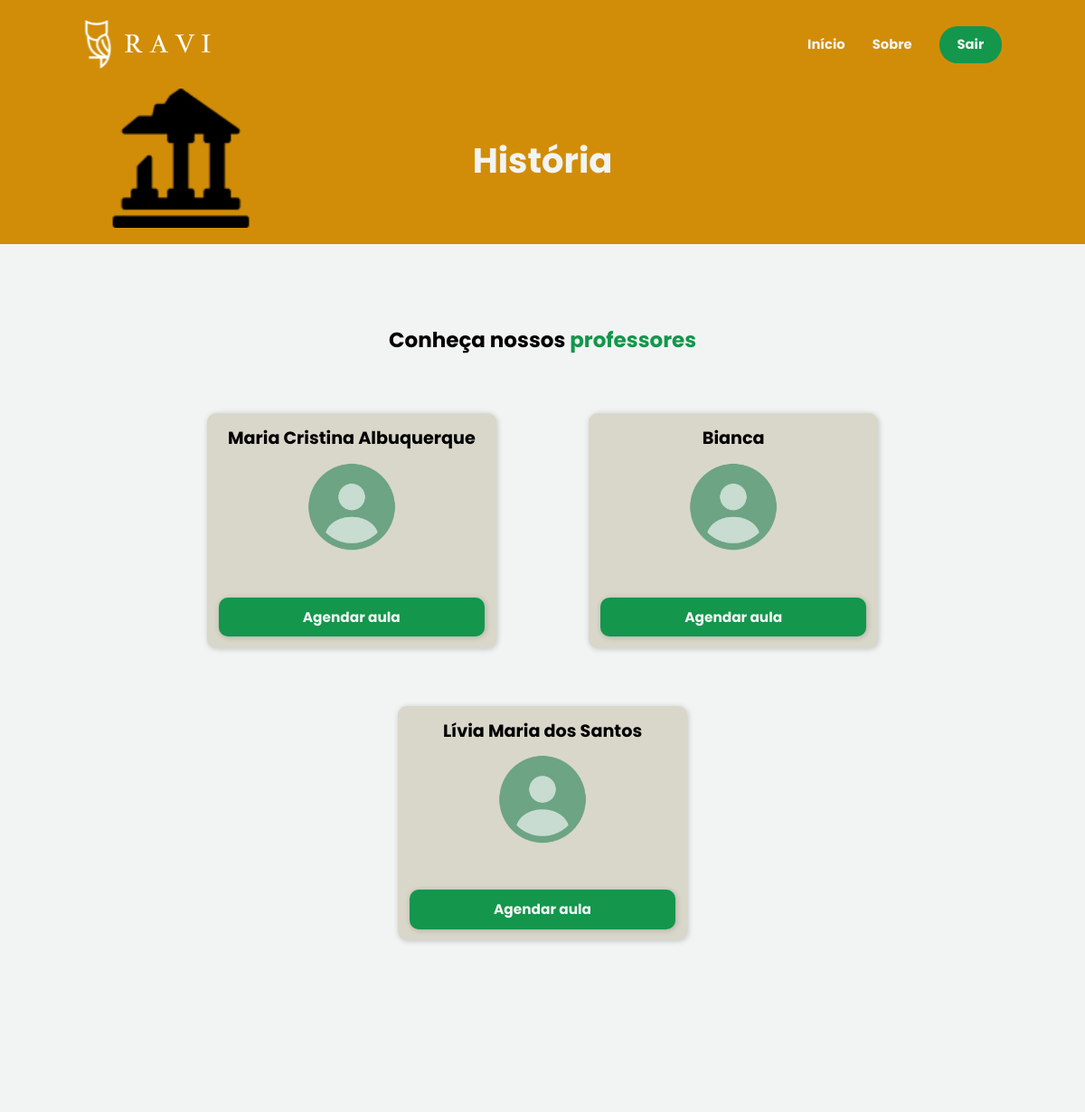
The page /sistema-aluno/materias/historia.php (signed in, upper part) on the database as committed earlier.
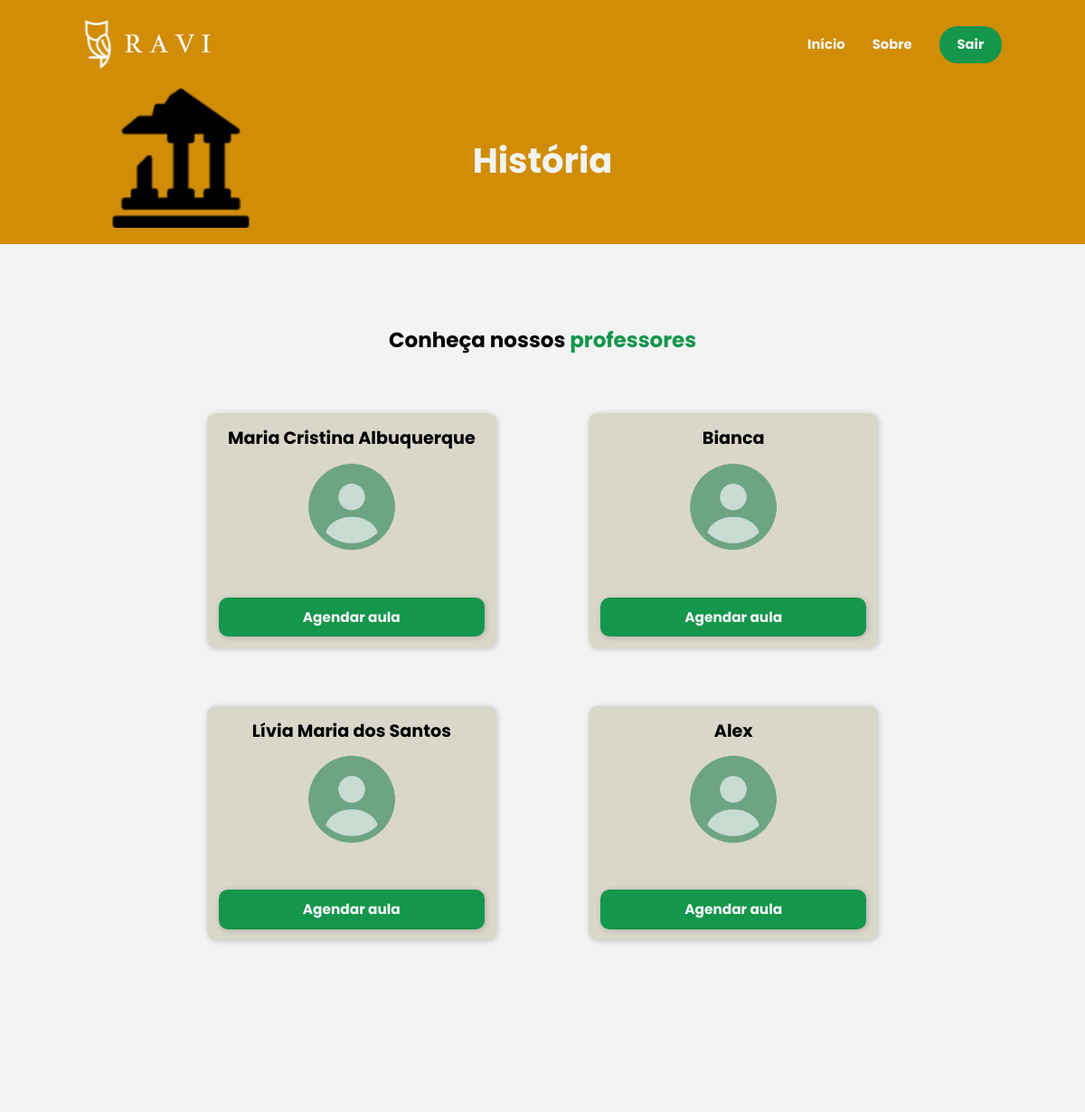
The same page on the database as committed later.
### tables this page shows
CREATE TABLE `professor` (
  `id` int(11) NOT NULL,
  `nome` varchar(100) NOT NULL,
  `email` varchar(100) NOT NULL,
  `senha` varchar(100) NOT NULL,
  `dn` date NOT NULL,
  `endereco` varchar(100) NOT NULL,
  `cep` varchar(20) NOT NULL,
  `estado` varchar(100) NOT NULL,
  `cidade` varchar(100) NOT NULL,
  `telefone` varchar(20) NOT NULL,
  `cpf` varchar(20) NOT NULL,
  `rg` varchar(20) NOT NULL,
  `sexo` varchar(10) NOT NULL,
  `areaFormacao` varchar(100) NOT NULL,
  `curriculo` varchar(220) NOT NULL,
  `conteudo` mediumtext NOT NULL,
  `valorHora` varchar(10) NOT NULL,
  `area_id` int(11) DEFAULT NULL,
  `dataCad` timestamp NOT NULL DEFAULT current_timestamp(),
  `status` varchar(11) NOT NULL
);

### sistema-aluno/materias/historia.php (the view, shortened to what this page needs)
<?php
    require_once('../../conexao.php');
    $sql = "select * from professor
               where       1 = 1
                 and area_id = 4";
    $resultado = mysqli_query($conexao, $sql);
?>
<!DOCTYPE html>
<html lang="pt-br">
<head>
    <link rel="stylesheet" href="../../assets/css/header-footer.css">
    <link rel="stylesheet" href="../../assets/css/materias.css">
    <link rel="stylesheet" href="../../assets/css/principal.css">
</head>
<body>
    <?php require_once("../template-aluno/menu-hist.php") ?>
    <main>
        <section class="materia" id="historia">
            <div>
                <img src="../../assets/img/ruins-icon-big.png">
            </div>
            <div>
                <h1>História</h1>
            </div>
        </section>
        <section class="prof">
            <div class="conheca">
                <h1>Conheça nossos <span>professores</span></h1>
            </div>
            <div class="card-group">
                <?php while ($linha = mysqli_fetch_array($resultado)) { ?>
                <div class="cards">
                    <h2><?= $linha['nome'] ?></h2>
                    <img src="../../assets/img/user-image.png">
                    <a href="../aluno/agendamento.php?id=<?= $linha['id'] ?>">Agendar aula</a>
                </div>
                <?php } ?>
            </div>
        </section>
                </main>
</body>
</html>

Rows that differ between the two databases and show on the page:
added professor: nome "Alex"
